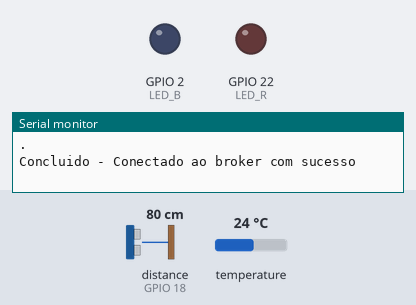
This sketch was run on a simulated ESP32. On the bench: output pins drawn as LEDs (lit = HIGH), the last lines printed to the serial monitor. Wiring (inferred from the names in the program): ultrasonic range finder: trigger GPIO 5; echo GPIO 18. The test bench sets the inputs (shaded band); at power-on: distance to the obstacle (sensor on GPIO 18) 80 cm, temperature 24 °C. The echo pulse lasts 58.3 µs per cm; WiFi joins after 1.5 s; servers stay silent unless stated; no MQTT or app messages arrive unless stated; pins used as bus, display or sensor lines are not drawn.

Above: at 2.7 s.
2.8 s: distance to the obstacle (sensor on GPIO 18) set to 12 cm
10.3 s: distance to the obstacle (sensor on GPIO 18) set to 9 cm
At 17.2 s:
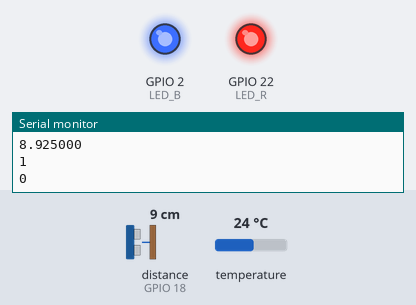
18.1 s: temperature set to 26.6 °C
25.3 s: temperature set to 27.8 °C
At 32.4 s:
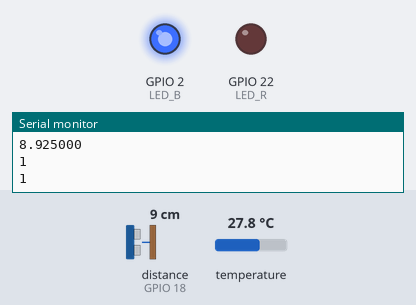
33.2 s: temperature set to 12 °C
At 40.4 s:
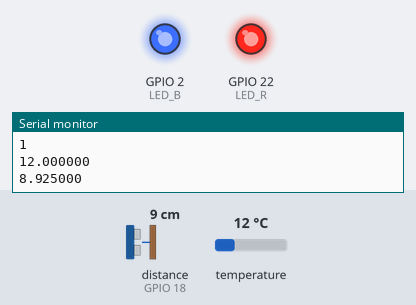
40.7 s: temperature set to 28 °C
At 47.6 s:
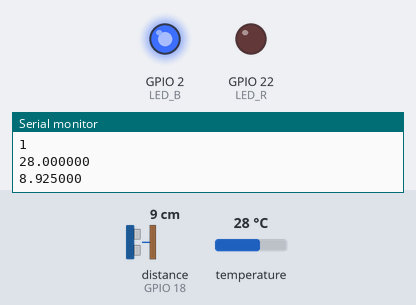
Timing chart, 0 to 49.1 s (numbered marks = the images above; inputs shaded):
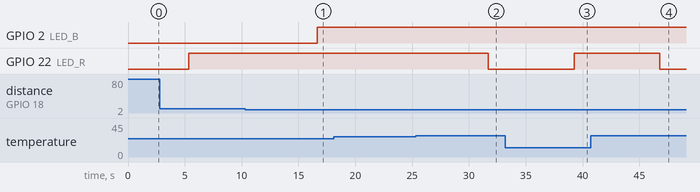

The sketch:

Pratica_IoT_2024_AIC_Test.ino
```cpp
//------------ Bibliotecas -------------------
#include <WiFi.h>
#include <PubSubClient.h>
#include <OneWire.h>
#include <DallasTemperature.h>

//------------ Conexão WiFi -----------------
#define SSID "5BOLA-FUNDO"
#define PASSWORD "5bola2008_"


//------------ Conexão MQTT -----------------
#define MQTT_ID "182270416_IoT-SEMB2"
#define MQTT_BROKER "broker.hivemq.com"
#define MQTT_PORT 1883
#define MQTT_LED_TOPIC "182270416_IoT-SEMB2_Tanque3"
#define MQTT_DIST_TOPIC "182270416_IoT-SEMB2_Tanque"
#define MQTT_TEMP_TOPIC "182270416_IoT-SEMB2_Tanque2"
#define MQTT_LEDB_TOPIC "182270416_IoT-SEMB2_Tanque4"

//------------ Declaração dos pinos ---------
#define LED_B 2
#define LED_R 22
#define LED_I 34
#define AC_TERM 19
//#define AC_BOMB 35


int estadoLB = 0;
int estadoLR = 0;

//----- hc
const int trigPin = 5;
const int echoPin = 18;

#define SOUND_SPEED 0.034

long duration;
float distanceCm;

//----- ds
const int oneWireBus = 4;
OneWire oneWire(oneWireBus);
DallasTemperature sensors(&oneWire);

//------------ Definindo Clientes -----------
WiFiClient espClient;
PubSubClient MQTT(espClient);

unsigned long lastMsg = 0;
#define MSG_BUFFER_SIZE1  (50)
#define MSG_BUFFER_SIZE2  (50)
#define MSG_BUFFER_SIZE3  (50)
#define MSG_BUFFER_SIZE4  (50)
char msg1[MSG_BUFFER_SIZE1];
char msg2[MSG_BUFFER_SIZE2];
char msg3[MSG_BUFFER_SIZE3];
char msg4[MSG_BUFFER_SIZE4];
float value1;
float value2;
float value3;
float value4;

// ----------  Função WiFi ------------------
void setupWIFI()
{
  if(WiFi.status() == WL_CONNECTED)
  {
    return;
  }
  else
  {

// Conexão WiFi
    Serial.println();
    Serial.print("Aguarde - Conectando a rede ");
    Serial.println(SSID);

    WiFi.begin(SSID, PASSWORD);

// Garantir Conexão WiFi
    while (WiFi.status() != WL_CONNECTED)
    {
        delay(500);
        Serial.print(".");
    }

// Monitor Serial / Display
    Serial.println("");
    Serial.println("Concluido - Conectado a rede WiFi");
    Serial.println("IP:");
    Serial.println(WiFi.localIP());
  }
}

// ------------- Conexão broker MQTT ---------------
void setupMQTT()
{
    MQTT.setServer(MQTT_BROKER, MQTT_PORT);
    MQTT.setCallback(mqtt_callback);

// Conclusão Conexão MQTT
    while (!MQTT.connected())
    {
        Serial.print("Aguarde - Tentando se conectar ao Broker MQTT: ");
        Serial.println(MQTT_BROKER);
        Serial.print(".\n");

        if(MQTT.connect(MQTT_ID))
        {
            Serial.println("Concluido - Conectado ao broker com sucesso");
             MQTT.subscribe(MQTT_DIST_TOPIC);
        }
        else
        {
            Serial.println("Falha ao se conectar com o broker, em 5 segundos: tente novamente");
            delay(5000);
        }
    }
}


void setup(void)
{
    Serial.begin(115200);
    pinMode(LED_B, OUTPUT);
    pinMode(LED_R, OUTPUT);


    pinMode(trigPin, OUTPUT);
    pinMode(echoPin, INPUT);

// -------------- Execução das Funções WiFi e MQTT -----------
    setupWIFI();
    setupMQTT();
    sensors.begin();
}


void loop(void)
{

    setupWIFI();
    setupMQTT();
    MQTT.loop();

// -------------- Sensor Temperatura - ds18B20 -----------------
    sensors.requestTemperatures();
    float temperatureC = sensors.getTempCByIndex(0);
    //Serial.print("Temperatura do Sistema: ");
    //Serial.print(temperatureC);
    //Serial.println("ºC");

// ------------- Sensor Distancia - hc sr04 ---------------------
    digitalWrite(trigPin, LOW);
    delayMicroseconds(2);
    digitalWrite(trigPin, HIGH);
    delayMicroseconds(10);
    digitalWrite(trigPin, LOW);

    duration = pulseIn(echoPin, HIGH);
    distanceCm = duration * SOUND_SPEED/2;

    //Serial.print("Distancia (cm): ");
    //Serial.println(distanceCm);

// ------------- _________________________ ---------------------
    unsigned long now = millis();
  if (now - lastMsg > 3000)
  { //Envio periódico de msg MQTT (Distancia, Temperatura)
    lastMsg = now;
    value1 = temperatureC;
    snprintf (msg1, MSG_BUFFER_SIZE1, "%lf", value1);
    Serial.println(msg1);
    value2 = distanceCm;
    snprintf (msg2, MSG_BUFFER_SIZE2, "%lf", value2);
    Serial.println(msg2);
    MQTT.publish("182270416_IoT-SEMB2_Tanque", msg1);
    MQTT.publish("182270416_IoT-SEMB2_Tanque2", msg2);
  }

  delay(3000);

  estadoLR = digitalRead(LED_R);
  if(estadoLR == HIGH)
  {
     snprintf (msg3, MSG_BUFFER_SIZE3, "1");
     Serial.println(msg3);
     MQTT.publish("182270416_IoT-SEMB2_Tanque3", msg3);
  }
  if(estadoLR == LOW)
  {
     snprintf (msg3, MSG_BUFFER_SIZE3, "0");
     Serial.println(msg3);
     MQTT.publish("182270416_IoT-SEMB2_Tanque3", msg3);
  }
    estadoLB = digitalRead(LED_B);
  if(estadoLB == HIGH)
  {
     snprintf (msg4, MSG_BUFFER_SIZE4, "1");
     Serial.println(msg4);
     MQTT.publish("182270416_IoT-SEMB2_Tanque4", msg4);
  }
  if(estadoLB == LOW)
  {
     snprintf (msg4, MSG_BUFFER_SIZE4, "0");
     Serial.println(msg4);
     MQTT.publish("182270416_IoT-SEMB2_Tanque4", msg4);
  }

  if(temperatureC < 27)
  {
     digitalWrite(LED_R, HIGH);
     digitalWrite(AC_TERM, HIGH);
  }
  if(temperatureC >= 27)
  {
     digitalWrite(LED_R, LOW);
     digitalWrite(AC_TERM, LOW);
  }
    if(distanceCm <= 10)
  {
     digitalWrite(LED_B, HIGH);
    // digitalWrite(AC_BOMB, LOW);
  }
  if(distanceCm > 10)
  {
     digitalWrite(LED_B, LOW);
    // digitalWrite(AC_BOMB, HIGH);
  }
}


// -------------- Callback - Função Acionamento ----------
void mqtt_callback(char* topic, byte* payload, unsigned int length)
{
  String MM1;
  for (int i = 0; i < length; i++)
  {
    char c1 = (char)payload[i];
    MM1 += c1;
  }
    String MM2;
  for (int i = 0; i < length; i++)
  {
    char c2 = (char)payload[i];
    MM2 += c2;
  }
}

//-------- Controlando LED AZUL ------------
/*  if (MM1.equals("1R1"))
  {
    digitalWrite(LED_B, HIGH);
    Serial.println("\n Bomba - Acionado \n");
  }
  else if (MM1.equals("1R0"))
  {
    digitalWrite(LED_B, LOW);
    Serial.println("\n Bomba - Desligado \n");
  }

//-------- Controlando LED AMARELO --------
  if (MM2.equals("2R1"))
  {
    digitalWrite(LED_R, HIGH);
    Serial.println("\n Aquecimento - Acionado \n");
  }
  else if (MM2.equals("2R0"))
  {
    digitalWrite(LED_R, LOW);
    Serial.println("\n Aquecimento - Desligado \n");
  }

}
//-------- Função Altura da Coluna d'agua - Sensor HC-sr04 --------


//-------- Função Temperatura da agua - Sensor ds18B20 ------------*/
```

Measured:
- the behaviour switches between 11 and 10 cm on distance to the obstacle (sensor on GPIO 18) (found by bisection; images 0 and 1)
- the behaviour switches between 26.9 and 27 °C on temperature (found by bisection; images 1 and 2)
- after the input at 10.3 s, GPIO 2 (LED_B): LOW → HIGH after 6.3 s
- after the input at 25.3 s, GPIO 22 (LED_R): HIGH → LOW after 6.4 s
- after the input at 33.2 s, GPIO 22 (LED_R): LOW → HIGH after 6.1 s
- after the input at 40.7 s, GPIO 22 (LED_R): HIGH → LOW after 6.1 s
